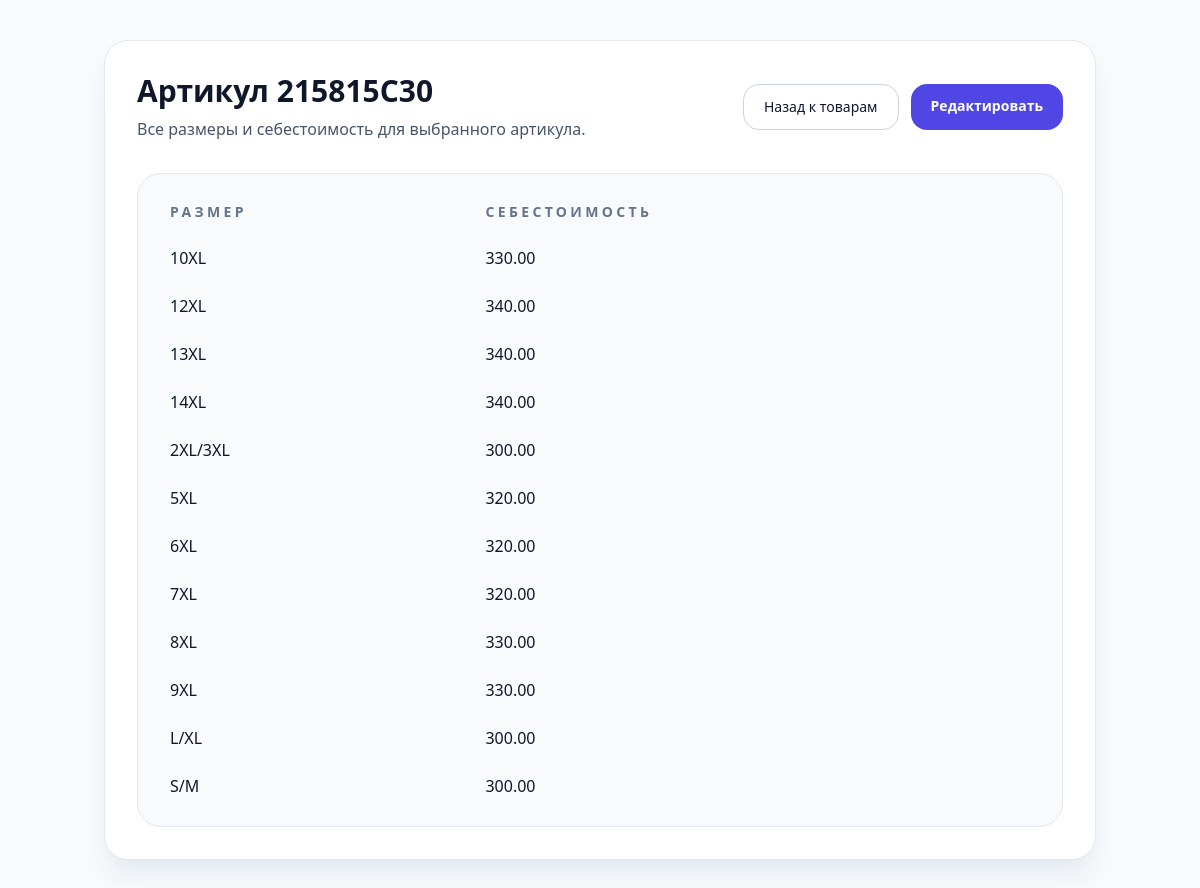
The app's page /products/76/view/ with its own data.
### reports/models.py (models this page shows, shortened)
class Product(models.Model):
    sku = models.CharField('Артикул', max_length=100, unique=True)
    class Meta:
        verbose_name = 'Товар'
        verbose_name_plural = 'Товары'
        ordering = ['sku']

class ProductVariant(models.Model):
    product = models.ForeignKey(Product, related_name='variants', on_delete=models.CASCADE)
    size = models.CharField('Размер', max_length=100, blank=True)
    cost = models.DecimalField('Себестоимость', max_digits=12, decimal_places=2, default=0)
    class Meta:
        verbose_name = 'Вариант товара'
        verbose_name_plural = 'Варианты товара'
        unique_together = ('product', 'size')
        ordering = ['product__sku', 'size']

### reports/views.py (the view)
# urls.py: path('products/<int:pk>/view/', views.product_view, name='product_view'),
def product_view(request, pk):
    product  = get_object_or_404(Product.objects.prefetch_related('variants'), pk=pk)
    variants = product.variants.all().order_by('size')
    return render(request, 'reports/product_view.html', {
        'product': product, 'variants': variants,
    })

### templates/reports/product_view.html (shortened to what this page needs)
<!DOCTYPE html>
<html lang="ru">
<head>
  <script src="https://cdn.tailwindcss.com"></script>
</head>
<body class="bg-slate-50 text-slate-900 min-h-screen">
  <div class="max-w-5xl mx-auto px-4 py-10">
    <div class="mb-8 rounded-3xl border border-slate-200 bg-white p-8 shadow-xl shadow-slate-200/80">
      <div class="flex flex-col gap-4 sm:flex-row sm:items-center sm:justify-between">
        <div>
          <h1 class="text-3xl font-semibold">Артикул {{ product.sku }}</h1>
          <p class="mt-2 text-slate-600">Все размеры и себестоимость для выбранного артикула.</p>
        </div>
        <div class="flex flex-wrap gap-3">
          <a href="/products/" class="rounded-2xl border border-slate-300 bg-white px-5 py-3 text-sm text-slate-900 transition hover:border-indigo-500 hover:text-indigo-700">Назад к товарам</a>
          <a href="/products/{{ product.pk }}/edit/" class="rounded-2xl bg-indigo-600 px-5 py-3 text-sm font-semibold text-white transition hover:bg-indigo-500">Редактировать</a>
        </div>
      </div>
      <div class="mt-8 overflow-x-auto rounded-3xl border border-slate-200 bg-slate-50 p-4">
        {% if variants %}
        <table class="min-w-full border-separate border-spacing-0">
          <thead>
            <tr class="text-left text-sm uppercase tracking-[0.24em] text-slate-500">
              <th class="px-4 py-3">Размер</th>
              <th class="px-4 py-3">Себестоимость</th>
            </tr>
          </thead>
          <tbody>
            {% for variant in variants %}
            <tr class="border-t border-slate-200 hover:bg-white">
              <td class="px-4 py-3 text-slate-900">{{ variant.size|default:'—' }}</td>
              <td class="px-4 py-3 text-slate-900">{{ variant.cost }}</td>
            </tr>
            {% endfor %}
          </tbody>
        </table>
        {% else %}
        <div class="rounded-3xl border border-slate-200 bg-slate-50 p-8 text-slate-600">
          У этого артикула нет размеров.
        </div>
        {% endif %}
      </div>
    </div>
  </div>
</body>
</html>

### records on screen
Product: sku "215815C30"
ProductVariant: size "10XL", cost "330.00"
ProductVariant: size "12XL", cost "340.00"
ProductVariant: size "13XL", cost "340.00"
ProductVariant: size "14XL", cost "340.00"
ProductVariant: size "2XL/3XL", cost "300.00"
ProductVariant: size "5XL", cost "320.00"
ProductVariant: size "6XL", cost "320.00"
ProductVariant: size "7XL", cost "320.00"
ProductVariant: size "8XL", cost "330.00"
ProductVariant: size "9XL", cost "330.00"
ProductVariant: size "L/XL", cost "300.00"
ProductVariant: size "S/M", cost "300.00"
